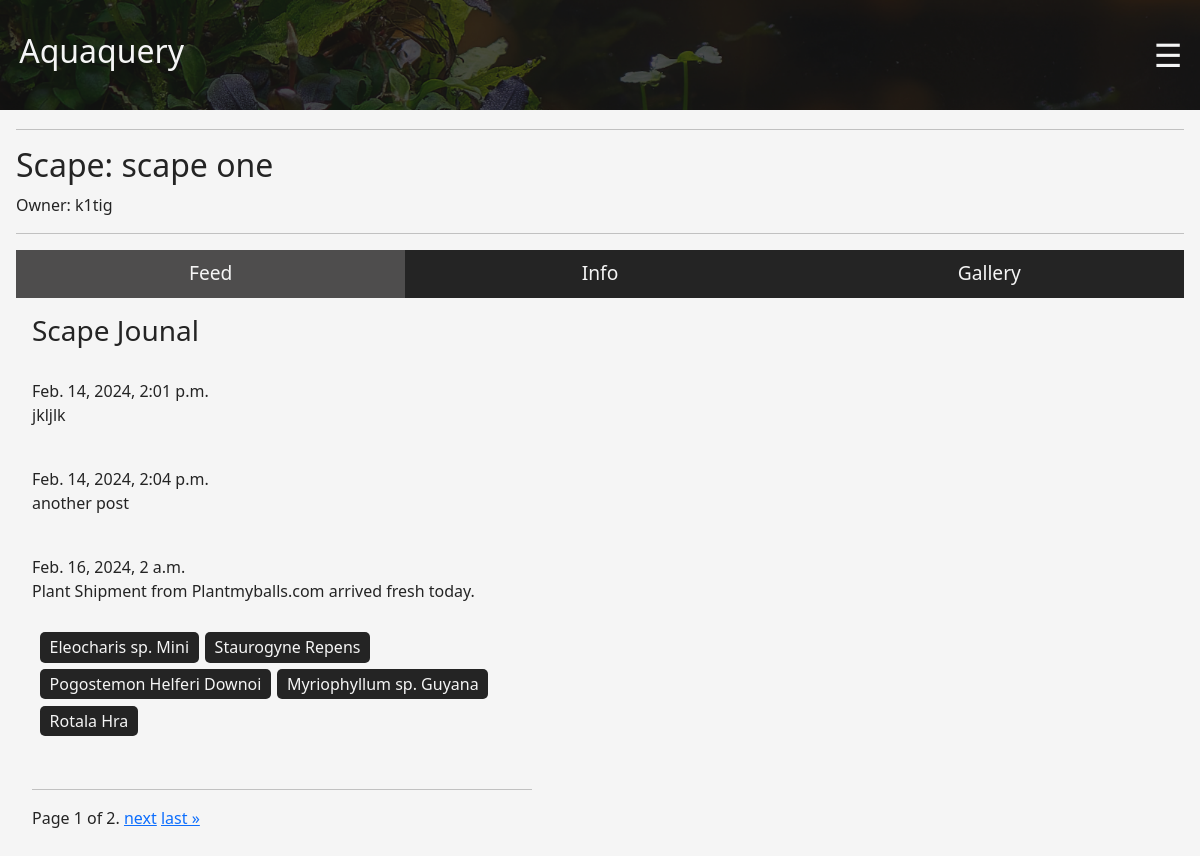
The page /catalog/scape/1 on the database as committed earlier.
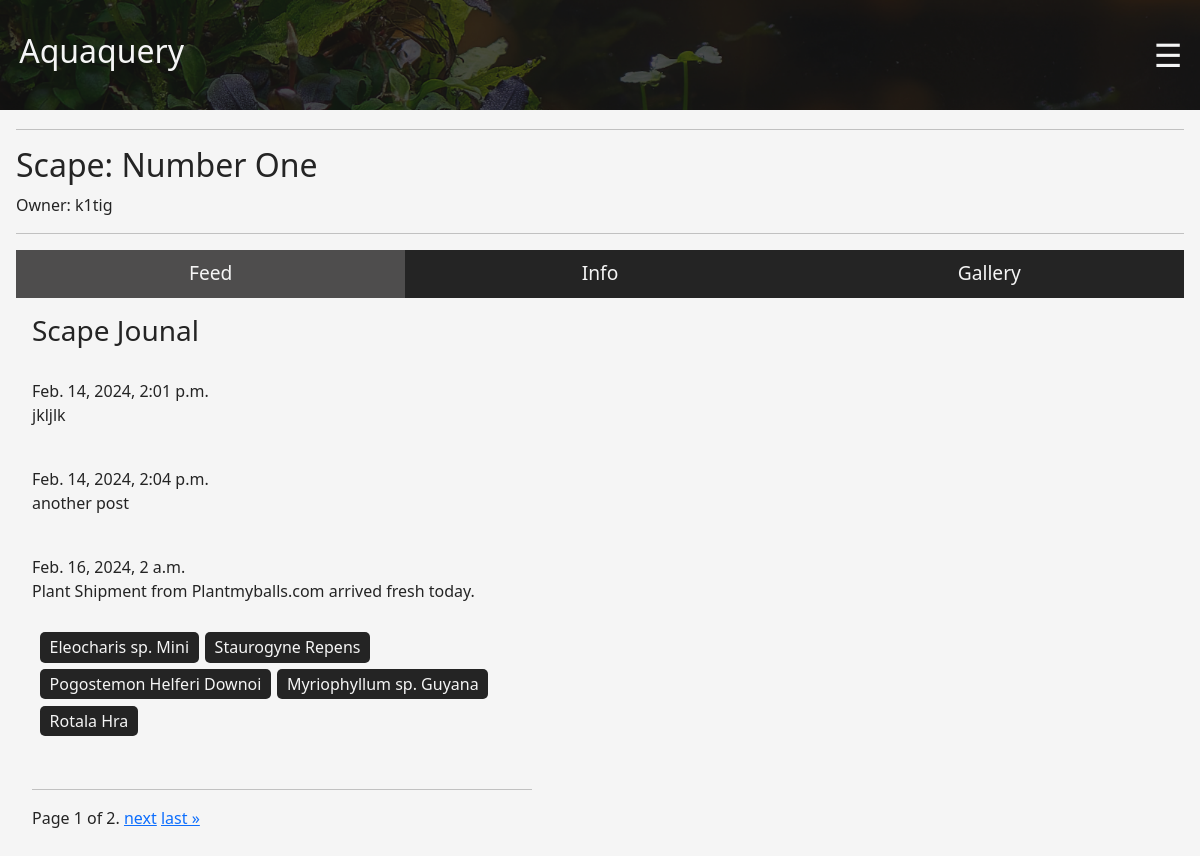
The same page on the database as committed later.
### catalog/models.py (models this page shows, shortened)
class Scape(models.Model):
    scape_name = models.CharField(max_length=100)
    owner = models.ForeignKey(Profile, on_delete=models.CASCADE, related_name = "owner_name")
    size = models.ForeignKey(TankSize, on_delete=models.CASCADE)
    volume = models.ForeignKey(TankVolume, on_delete=models.CASCADE)
    filtration = models.ForeignKey(TankFilter, on_delete=models.CASCADE)
    lighting = models.ForeignKey(TankLight, on_delete=models.CASCADE)
    co2 = models.ForeignKey(TankCo2, on_delete=models.CASCADE)
    soil = models.ForeignKey(TankSoil, on_delete=models.CASCADE)
    hardscape = models.ManyToManyField(TankHardscape, blank = True)
    fish = models.ManyToManyField(Fish, blank = True)
    invertebrate = models.ManyToManyField(Invertebrate, blank = True)
    plants = models.ManyToManyField(Plant, blank = True)

class Profile(models.Model):
    user_name = models.ForeignKey(User,on_delete=models.CASCADE, related_name = "user")
    country = models.CharField(max_length=200, blank = True)
    instagram = models.CharField(max_length=200)
    def __str__(self):
        return self.user_name.username

### catalog/views.py (the view)
# urls.py: path("catalog/scape/<int:pk>", scapeview, name="scape_view"),
def scapeview(request, pk):
    scape = Scape.objects.get(id=pk)
    feed = Entry.objects.filter(scape = pk)
    paginator = Paginator(feed, 3)
    page_number = request.GET.get("page")
    page_obj = paginator.get_page(page_number)
    context = {
        'scape' : scape,
        'feed' : feed,
        'page_obj' : page_obj,
    }
    return render(request, 'scape.html', context)

### catalog/models.py (called while the page is built)
    def __str__(self):
        return self.name

    def __str__(self):
        return self.name

    def __str__(self):
        return self.name

    def __str__(self):
        return self.size

    def __str__(self):
        return self.volume

    def __str__(self):
        return self.name

    def __str__(self):
        return self.name

    def __str__(self):
        return self.co2

    def __str__(self):
        return self.name

    def __str__(self):
        return self.name

### catalog/templates/scape.html (shortened to what this page needs)
{% extends 'base_generic.html' %}
    {% block content %}
    <div>
        <div class="scape_top">
            <h1>Scape: {{ scape.scape_name }}</h1>
            <p>Owner: <a id="tank_owner" href=" {% url 'user_view'  scape.owner.id  %}">{{ scape.owner }}</a></p>
            <hr>
            <div class="scape_section">
                <button class="scape_button redtab_button" onclick="openTab(event,'ScapeFeed')">Feed</button>
                <button class="scape_button " onclick="openTab(event,'ScapeInfo')">Info</button>
                <button class="scape_button " onclick="openTab(event,'ScapeGallery')">Gallery</button>
            </div>
        </div>
        <div id="ScapeFeed" class="scape_tab">
            <div class="scape_tab_container">
                <h3>Scape Jounal</h3>
                <br>
                {% for feed in page_obj %}
                <div>{{ feed.post_date }}</div>
                <div><p>{{feed.content }}</p></div>
                    {%if feed.plant_tags.all %}
                    <div id="tags_container">
                        {% for tag in feed.plant_tags.all %}
                            <a class="post_tags" href=" {% url 'tag_view' tag.pk %}">{{tag.name}}</a>
                        {% endfor %}
                    </div>
                    {% endif %}
                <br>
                {% endfor %}
                <hr>
                <div class="pagination">
                    <span class="step-links">
                        <span class="current">
                            Page {{ page_obj.number }} of {{ page_obj.paginator.num_pages }}.
                        </span>
                        {% if page_obj.has_next %}
                            <a href="?page={{ page_obj.next_page_number }}">next</a>
                            <a href="?page={{ page_obj.paginator.num_pages }}">last &raquo;</a>
                        {% endif %}
                    </span>
                </div>
            </div>
        </div>
        <br><br>
    </div>
    {% endblock %}

Rows that differ between the two databases and show on the page:
changed Scape "k1tig": scape_name "scape one" → "Number One"
